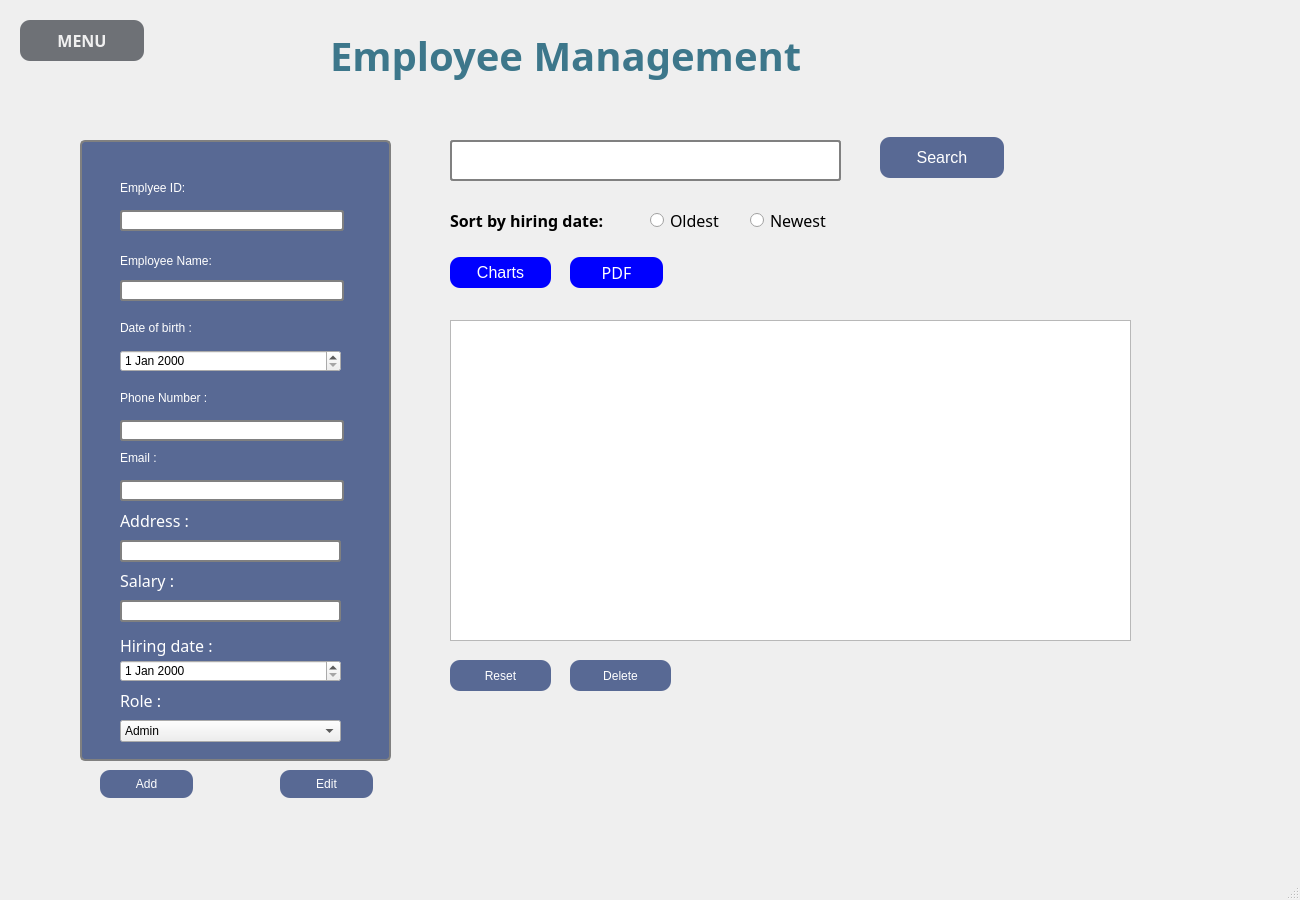
<?xml version="1.0" encoding="UTF-8"?>
<ui version="4.0">
 <class>Employee_management</class>
 <widget class="QMainWindow" name="Employee_management">
  <property name="geometry">
   <rect>
    <x>0</x>
    <y>0</y>
    <width>1300</width>
    <height>900</height>
   </rect>
  </property>
  <property name="windowTitle">
   <string>Employee_management</string>
  </property>
  <property name="styleSheet">
   <string notr="true"/>
  </property>
  <widget class="QWidget" name="centralwidget">
   <widget class="QPushButton" name="pushButton_8">
    <property name="geometry">
     <rect>
      <x>100</x>
      <y>770</y>
      <width>93</width>
      <height>28</height>
     </rect>
    </property>
    <property name="styleSheet">
     <string notr="true">QPushButton {
	font: 10pt &quot;MS Shell Dlg 2&quot;;
    border-radius: 50%;
background-color:#586994;
color:white;
 border-width: 0px;
  border-radius: 10px;
}</string>
    </property>
    <property name="text">
     <string>Add</string>
    </property>
   </widget>
   <widget class="QPushButton" name="pushButton_9">
    <property name="geometry">
     <rect>
      <x>280</x>
      <y>770</y>
      <width>93</width>
      <height>28</height>
     </rect>
    </property>
    <property name="styleSheet">
     <string notr="true">QPushButton {
	font: 10pt &quot;MS Shell Dlg 2&quot;;
    border-radius: 50%;
background-color:#586994;
color:white;
 border-width: 0px;
  border-radius: 10px;
}</string>
    </property>
    <property name="text">
     <string>Edit</string>
    </property>
   </widget>
   <widget class="QGroupBox" name="groupBox">
    <property name="geometry">
     <rect>
      <x>80</x>
      <y>130</y>
      <width>311</width>
      <height>631</height>
     </rect>
    </property>
    <property name="font">
     <font>
      <family>Gill Sans MT</family>
      <pointsize>18</pointsize>
     </font>
    </property>
    <property name="styleSheet">
     <string notr="true">QGroupBox {
    border: 2px solid gray;
    border-radius: 5px;
    margin-top: 10px;
background-color:#586994;
}

QGroupBox::title {
    subcontrol-origin: margin;
    subcontrol-position: top center;
    padding: 0 3px;
    font: 63 10pt &quot;Segoe UI Semibold&quot;;
    color :black;
}
QLineEdit{
    background-color: white;
    color: white;
    border: 1px solid gray;
    padding: 5px 10px;
    border-radius: 3px;
  border: 2px solid gray;
}
QPushButton:hover {
    background-color: #45a049;
}
</string>
    </property>
    <property name="title">
     <string/>
    </property>
    <widget class="QLabel" name="label">
     <property name="geometry">
      <rect>
       <x>40</x>
       <y>50</y>
       <width>131</width>
       <height>16</height>
      </rect>
     </property>
     <property name="styleSheet">
      <string notr="true">QLabel{
font: 63 12pt &quot;Gill sans MT&quot;;
color :white;
}</string>
     </property>
     <property name="text">
      <string>Emplyee ID:</string>
     </property>
    </widget>
    <widget class="QLineEdit" name="edit_id_eq">
     <property name="geometry">
      <rect>
       <x>40</x>
       <y>80</y>
       <width>224</width>
       <height>21</height>
      </rect>
     </property>
    </widget>
    <widget class="QLabel" name="label_3">
     <property name="geometry">
      <rect>
       <x>40</x>
       <y>120</y>
       <width>161</width>
       <height>21</height>
      </rect>
     </property>
     <property name="styleSheet">
      <string notr="true">QLabel{
font: 63 12pt &quot;Gill sans MT&quot;;
color :white;
}</string>
     </property>
     <property name="text">
      <string>Employee Name:</string>
     </property>
    </widget>
    <widget class="QLineEdit" name="edit_name_eq">
     <property name="geometry">
      <rect>
       <x>40</x>
       <y>150</y>
       <width>224</width>
       <height>21</height>
      </rect>
     </property>
    </widget>
    <widget class="QLabel" name="label_4">
     <property name="geometry">
      <rect>
       <x>40</x>
       <y>380</y>
       <width>91</width>
       <height>21</height>
      </rect>
     </property>
     <property name="font">
      <font>
       <family>Gill sans MT</family>
       <pointsize>12</pointsize>
       <weight>7</weight>
       <italic>false</italic>
       <bold>false</bold>
      </font>
     </property>
     <property name="styleSheet">
      <string notr="true">QLabel{
font: 63 12pt &quot;Gill sans MT&quot;;
color :white;
}</string>
     </property>
     <property name="text">
      <string>Address :</string>
     </property>
    </widget>
    <widget class="QLabel" name="label_5">
     <property name="geometry">
      <rect>
       <x>40</x>
       <y>260</y>
       <width>151</width>
       <height>16</height>
      </rect>
     </property>
     <property name="styleSheet">
      <string notr="true">QLabel{
font: 63 12pt &quot;Gill sans MT&quot;;
color :white;
}</string>
     </property>
     <property name="text">
      <string>Phone Number :</string>
     </property>
    </widget>
    <widget class="QLabel" name="label_6">
     <property name="geometry">
      <rect>
       <x>40</x>
       <y>190</y>
       <width>131</width>
       <height>16</height>
      </rect>
     </property>
     <property name="styleSheet">
      <string notr="true">QLabel{
font: 63 12pt &quot;Gill sans MT&quot;;
color :white;
}</string>
     </property>
     <property name="text">
      <string>Date of birth :</string>
     </property>
    </widget>
    <widget class="QLineEdit" name="edit_price_eq">
     <property name="geometry">
      <rect>
       <x>40</x>
       <y>350</y>
       <width>224</width>
       <height>21</height>
      </rect>
     </property>
    </widget>
    <widget class="QLabel" name="label_7">
     <property name="geometry">
      <rect>
       <x>40</x>
       <y>320</y>
       <width>121</width>
       <height>16</height>
      </rect>
     </property>
     <property name="styleSheet">
      <string notr="true">QLabel{
font: 63 12pt &quot;Gill sans MT&quot;;
color :white;
}</string>
     </property>
     <property name="text">
      <string>Email :</string>
     </property>
    </widget>
    <widget class="QLineEdit" name="edit_type_eq_2">
     <property name="geometry">
      <rect>
       <x>40</x>
       <y>290</y>
       <width>224</width>
       <height>21</height>
      </rect>
     </property>
     <property name="styleSheet">
      <string notr="true"/>
     </property>
    </widget>
    <widget class="QDateEdit" name="dateEdit">
     <property name="geometry">
      <rect>
       <x>40</x>
       <y>220</y>
       <width>221</width>
       <height>22</height>
      </rect>
     </property>
    </widget>
    <widget class="QLineEdit" name="lineEdit">
     <property name="geometry">
      <rect>
       <x>40</x>
       <y>410</y>
       <width>221</width>
       <height>22</height>
      </rect>
     </property>
    </widget>
    <widget class="QLabel" name="label_9">
     <property name="geometry">
      <rect>
       <x>40</x>
       <y>440</y>
       <width>91</width>
       <height>21</height>
      </rect>
     </property>
     <property name="font">
      <font>
       <family>Gill sans MT</family>
       <pointsize>12</pointsize>
       <weight>7</weight>
       <italic>false</italic>
       <bold>false</bold>
      </font>
     </property>
     <property name="styleSheet">
      <string notr="true">QLabel{
font: 63 12pt &quot;Gill sans MT&quot;;
color :white;
}</string>
     </property>
     <property name="text">
      <string>Salary :</string>
     </property>
    </widget>
    <widget class="QLineEdit" name="lineEdit_2">
     <property name="geometry">
      <rect>
       <x>40</x>
       <y>470</y>
       <width>221</width>
       <height>22</height>
      </rect>
     </property>
    </widget>
    <widget class="QLabel" name="label_10">
     <property name="geometry">
      <rect>
       <x>40</x>
       <y>500</y>
       <width>111</width>
       <height>31</height>
      </rect>
     </property>
     <property name="font">
      <font>
       <family>Gill sans MT</family>
       <pointsize>12</pointsize>
       <weight>7</weight>
       <italic>false</italic>
       <bold>false</bold>
      </font>
     </property>
     <property name="styleSheet">
      <string notr="true">QLabel{
font: 63 12pt &quot;Gill sans MT&quot;;
color :white;
}</string>
     </property>
     <property name="text">
      <string>Hiring date :</string>
     </property>
    </widget>
    <widget class="QDateEdit" name="dateEdit_2">
     <property name="geometry">
      <rect>
       <x>40</x>
       <y>530</y>
       <width>221</width>
       <height>22</height>
      </rect>
     </property>
    </widget>
    <widget class="QLabel" name="label_11">
     <property name="geometry">
      <rect>
       <x>40</x>
       <y>560</y>
       <width>91</width>
       <height>21</height>
      </rect>
     </property>
     <property name="font">
      <font>
       <family>Gill sans MT</family>
       <pointsize>12</pointsize>
       <weight>7</weight>
       <italic>false</italic>
       <bold>false</bold>
      </font>
     </property>
     <property name="styleSheet">
      <string notr="true">QLabel{
font: 63 12pt &quot;Gill sans MT&quot;;
color :white;
}</string>
     </property>
     <property name="text">
      <string>Role :</string>
     </property>
    </widget>
    <widget class="QComboBox" name="comboBox">
     <property name="geometry">
      <rect>
       <x>40</x>
       <y>590</y>
       <width>221</width>
       <height>22</height>
      </rect>
     </property>
     <item>
      <property name="text">
       <string>Admin</string>
      </property>
     </item>
     <item>
      <property name="text">
       <string>Receptionist</string>
      </property>
     </item>
     <item>
      <property name="text">
       <string>HR</string>
      </property>
     </item>
    </widget>
   </widget>
   <widget class="QRadioButton" name="radioButton">
    <property name="geometry">
     <rect>
      <x>650</x>
      <y>210</y>
      <width>83</width>
      <height>21</height>
     </rect>
    </property>
    <property name="font">
     <font>
      <family>Gill Sans MT</family>
      <pointsize>12</pointsize>
     </font>
    </property>
    <property name="text">
     <string>Oldest</string>
    </property>
   </widget>
   <widget class="QPushButton" name="pushButton_7">
    <property name="geometry">
     <rect>
      <x>570</x>
      <y>257</y>
      <width>93</width>
      <height>31</height>
     </rect>
    </property>
    <property name="font">
     <font>
      <family>Gill sans MT</family>
      <pointsize>12</pointsize>
      <weight>50</weight>
      <italic>false</italic>
      <bold>false</bold>
     </font>
    </property>
    <property name="styleSheet">
     <string notr="true">QPushButton {
    font: 12pt &quot;Gill sans MT&quot;;
    background-color: blue; 
    color: white;
    border: none; 
    border-radius: 10px;
}
</string>
    </property>
    <property name="text">
     <string>PDF</string>
    </property>
   </widget>
   <widget class="QPushButton" name="pushButton_6">
    <property name="geometry">
     <rect>
      <x>450</x>
      <y>257</y>
      <width>101</width>
      <height>31</height>
     </rect>
    </property>
    <property name="font">
     <font>
      <family>MS Shell Dlg 2</family>
      <pointsize>12</pointsize>
      <weight>50</weight>
      <italic>false</italic>
      <bold>false</bold>
     </font>
    </property>
    <property name="styleSheet">
     <string notr="true">QPushButton {
    font: 12pt &quot;MS Shell Dlg 2&quot;;
    background-color: blue; 
    color: white;
    border: none;
    border-radius: 10px;
}
</string>
    </property>
    <property name="text">
     <string>Charts</string>
    </property>
   </widget>
   <widget class="QPushButton" name="pushButton_4">
    <property name="geometry">
     <rect>
      <x>880</x>
      <y>137</y>
      <width>124</width>
      <height>41</height>
     </rect>
    </property>
    <property name="font">
     <font>
      <family>MS Shell Dlg 2</family>
      <pointsize>12</pointsize>
      <weight>50</weight>
      <italic>false</italic>
      <bold>false</bold>
     </font>
    </property>
    <property name="styleSheet">
     <string notr="true">QPushButton {
	font: 12pt &quot;MS Shell Dlg 2&quot;;
    border-radius: 50%;
background-color:#586994;
color:white;
 border-width: 0px;
  border-radius: 10px;
}</string>
    </property>
    <property name="text">
     <string>Search</string>
    </property>
   </widget>
   <widget class="QLineEdit" name="search">
    <property name="geometry">
     <rect>
      <x>450</x>
      <y>140</y>
      <width>391</width>
      <height>41</height>
     </rect>
    </property>
    <property name="styleSheet">
     <string notr="true">QLineEdit{
    background-color: white;
    color: white;
    border: 1px solid gray;
    padding: 5px 10px;
    border-radius: 3px;
  border: 2px solid gray;
}</string>
    </property>
   </widget>
   <widget class="QPushButton" name="pushButton_3">
    <property name="geometry">
     <rect>
      <x>570</x>
      <y>660</y>
      <width>101</width>
      <height>31</height>
     </rect>
    </property>
    <property name="styleSheet">
     <string notr="true">QPushButton {
	font: 10pt &quot;MS Shell Dlg 2&quot;;
    border-radius: 50%;
background-color:#586994;
color:white;
 border-width: 0px;
  border-radius: 10px;
}</string>
    </property>
    <property name="text">
     <string>Delete</string>
    </property>
   </widget>
   <widget class="QRadioButton" name="radioButton_2">
    <property name="geometry">
     <rect>
      <x>750</x>
      <y>210</y>
      <width>91</width>
      <height>21</height>
     </rect>
    </property>
    <property name="font">
     <font>
      <family>Gill Sans MT</family>
      <pointsize>12</pointsize>
     </font>
    </property>
    <property name="text">
     <string>Newest</string>
    </property>
   </widget>
   <widget class="QLabel" name="label_2">
    <property name="geometry">
     <rect>
      <x>330</x>
      <y>20</y>
      <width>681</width>
      <height>71</height>
     </rect>
    </property>
    <property name="font">
     <font>
      <family>Glacial Indifference</family>
      <pointsize>30</pointsize>
      <weight>75</weight>
      <bold>true</bold>
     </font>
    </property>
    <property name="styleSheet">
     <string notr="true">color: rgb(61, 119, 139);</string>
    </property>
    <property name="text">
     <string>Employee Management</string>
    </property>
   </widget>
   <widget class="QLabel" name="label_8">
    <property name="geometry">
     <rect>
      <x>450</x>
      <y>210</y>
      <width>181</width>
      <height>21</height>
     </rect>
    </property>
    <property name="font">
     <font>
      <family>Gill Sans MT</family>
      <pointsize>12</pointsize>
      <weight>75</weight>
      <bold>true</bold>
     </font>
    </property>
    <property name="text">
     <string>Sort by hiring date:</string>
    </property>
   </widget>
   <widget class="QTableView" name="tableView">
    <property name="geometry">
     <rect>
      <x>450</x>
      <y>320</y>
      <width>681</width>
      <height>321</height>
     </rect>
    </property>
   </widget>
   <widget class="QPushButton" name="pushButton_5">
    <property name="geometry">
     <rect>
      <x>450</x>
      <y>660</y>
      <width>101</width>
      <height>31</height>
     </rect>
    </property>
    <property name="styleSheet">
     <string notr="true">QPushButton {
	font: 10pt &quot;MS Shell Dlg 2&quot;;
    border-radius: 50%;
background-color:#586994;
color:white;
 border-width: 0px;
  border-radius: 10px;
}</string>
    </property>
    <property name="text">
     <string>Reset</string>
    </property>
   </widget>
   <widget class="QPushButton" name="menu">
    <property name="geometry">
     <rect>
      <x>20</x>
      <y>20</y>
      <width>124</width>
      <height>41</height>
     </rect>
    </property>
    <property name="font">
     <font>
      <family>Gill sans MT 13</family>
      <pointsize>12</pointsize>
      <weight>75</weight>
      <italic>false</italic>
      <bold>true</bold>
     </font>
    </property>
    <property name="styleSheet">
     <string notr="true">QPushButton {
	font: 12pt &quot;Gill sans MT&quot; bold;
    border-radius: 50%;
	font-weight:bold;
	background-color: rgb(110, 113, 118);
color:#f0f0f0;
 border-width: 0px;
  border-radius: 10px;
}
QPushButton:hover
{
	background-color: rgb(216, 0, 0);
}
</string>
    </property>
    <property name="text">
     <string>MENU</string>
    </property>
   </widget>
  </widget>
  <widget class="QMenuBar" name="menubar">
   <property name="geometry">
    <rect>
     <x>0</x>
     <y>0</y>
     <width>1300</width>
     <height>26</height>
    </rect>
   </property>
  </widget>
  <widget class="QStatusBar" name="statusbar"/>
 </widget>
 <resources/>
 <connections/>
</ui>
